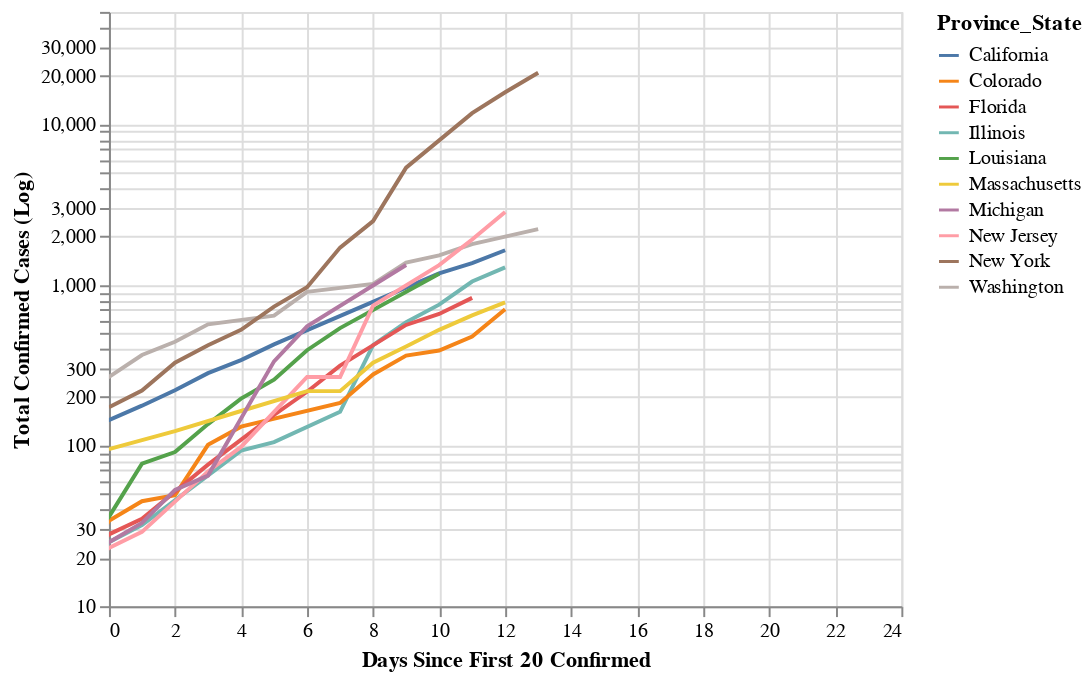

Source (notebook cell):
### Code cell
chart = alt.Chart(usa).mark_line().encode(
    x = alt.X("Days Since First 20 Confirmed",scale=alt.Scale(domain=(0,24))),
    y= alt.Y("Confirmed",aggregate="sum",title="Total Confirmed Cases (Log)", scale=alt.Scale(type='log',domain=(10,50000))),
    color = alt.Color("Province_State")
)
chart.interactive()

### Figure 1 — Vega-Lite specification as saved in the notebook (floating-point values rounded to 4 significant figures; data arrays with more than 128 entries replaced by an {"elided": "..."} marker saying what was removed)
{"config": {"view": {"continuousWidth": 400, "continuousHeight": 300}}, "data": {"name": "data-ba996a753ba1226274a84c261e28ab3b"}, "mark": "line", "encoding": {"color": {"type": "nominal", "field": "Province_State"}, "x": {"type": "quantitative", "field": "Days Since First 20 Confirmed", "scale": {"domain": [0, 24]}}, "y": {"type": "quantitative", "aggregate": "sum", "field": "Confirmed", "scale": {"domain": [10, 50000], "type": "log"}, "title": "Total Confirmed Cases (Log)"}}, "selection": {"selector008": {"type": "interval", "bind": "scales", "encodings": ["x", "y"]}}, "$schema": "https://vega.github.io/schema/vega-lite/v4.0.0.json", "datasets": {"data-ba996a753ba1226274a84c261e28ab3b": {"elided": "134 records"}}}
